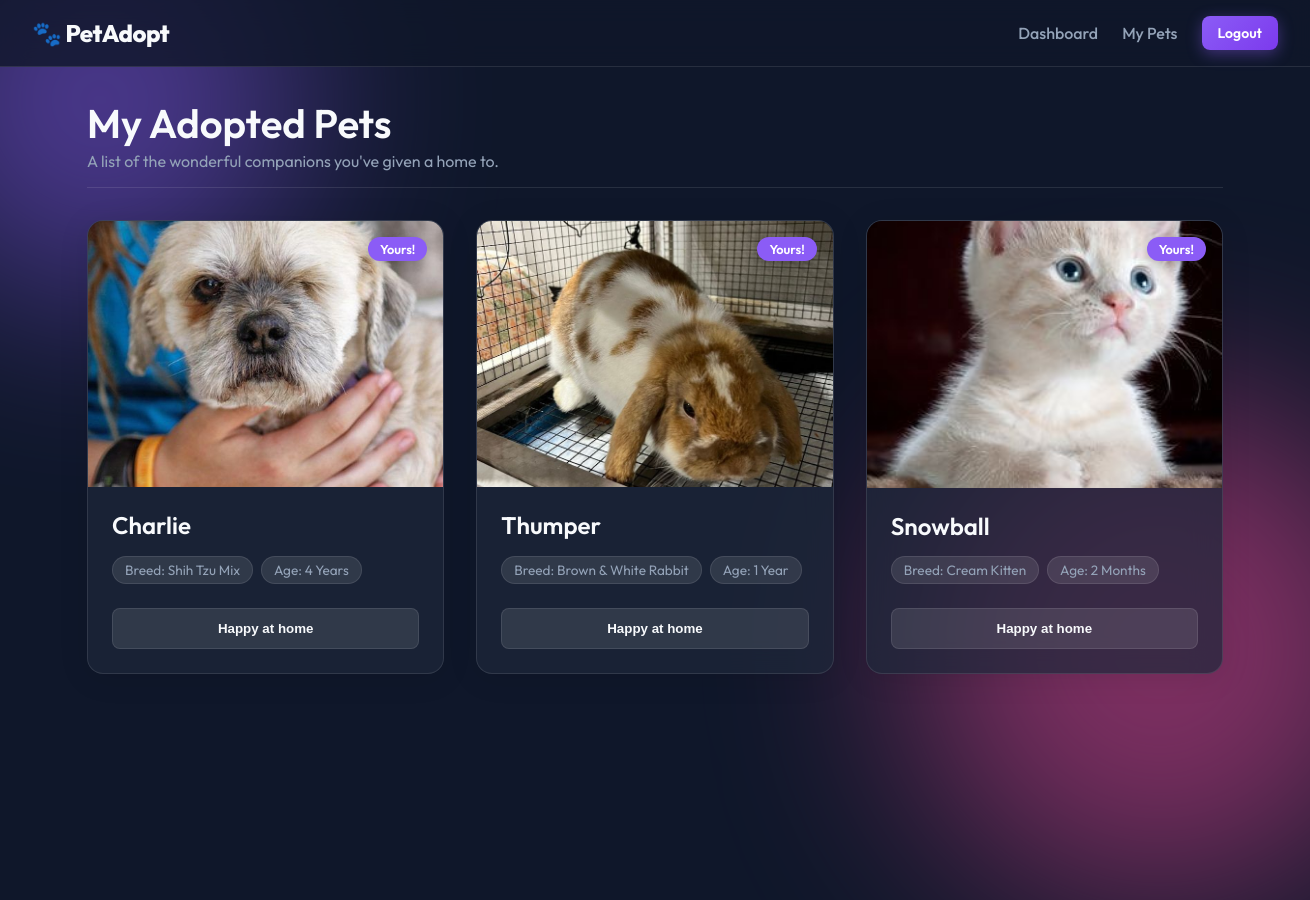
Page /my_pets (signed in) on the committed database.
### models.py (models this page shows)
class Pet(db.Model):
    id = db.Column(db.Integer, primary_key=True)
    name = db.Column(db.String(100), nullable=False)
    breed = db.Column(db.String(100), nullable=False)
    age = db.Column(db.String(50), nullable=False)
    image_url = db.Column(db.String(200), nullable=False)
    is_adopted = db.Column(db.Boolean, default=False, nullable=False)
    owner_id = db.Column(db.Integer, db.ForeignKey('user.id'), nullable=True)

### app.py (the view)
@app.route('/my_pets')
@login_required
def my_pets():
    user_pets = Pet.query.filter_by(owner_id=current_user.id).all()
    return render_template('my_pets.html', pets=user_pets)

### app.py (called while the page is built)
@login_manager.user_loader
def load_user(user_id):
    return User.query.get(int(user_id))

### templates/my_pets.html (shortened to what this page needs)
{% extends 'base.html' %}
{% block content %}
<div class="dashboard-header">
    <div class="dashboard-title">
        <h1>My Adopted Pets</h1>
        <p>A list of the wonderful companions you've given a home to.</p>
    </div>
</div>
{% if pets %}
<div class="pet-grid">
    {% for pet in pets %}
    <div class="pet-card glass-card">
        <div class="pet-image-container">
            <img src="{{ url_for('static', filename=pet.image_url) }}" alt="{{ pet.name }}">
            <div class="adopted-badge" style="background: var(--accent-primary);">Yours!</div>
        </div>
        <div class="pet-info">
            <h3>{{ pet.name }}</h3>
            <div class="pet-details">
                <span class="badge">Breed: {{ pet.breed }}</span>
                <span class="badge">Age: {{ pet.age }}</span>
            </div>
            <button class="btn-secondary btn-full" disabled>Happy at home</button>
        </div>
    </div>
    {% endfor %}
</div>
{% endif %}
{% endblock %}

### static/style.css (style rules this page uses)
:root { --bg-color: #0f172a; --card-bg: rgba(30, 41, 59, 0.7); --card-border: rgba(255, 255, 255, 0.1); --text-primary: #f8fafc; --text-secondary: #94a3b8; --accent-primary: #8b5cf6; --accent-primary-hover: #7c3aed; --accent-secondary: #ec4899; --error: #ef4444; --success: #10b981; --font-family: 'Outfit', sans-serif; --transition: all 0.3s cubic-bezier(0.4, 0, 0.2, 1); }
* { margin: 0; padding: 0; box-sizing: border-box; }
body { font-family: var(--font-family); background-color: var(--bg-color); color: var(--text-primary); min-height: 100vh; position: relative; overflow-x: hidden; }
h1, h2, h3, h4, h5, h6 { font-weight: 600; line-height: 1.2; margin-bottom: 1rem; }
.glass-card { background: var(--card-bg); backdrop-filter: blur(16px); -webkit-backdrop-filter: blur(16px); border: 1px solid var(--card-border); border-radius: 1rem; box-shadow: 0 4px 30px rgba(0, 0, 0, 0.1); }
.btn-primary, .btn-secondary { display: inline-block; padding: 0.75rem 1.5rem; border-radius: 0.5rem; font-weight: 600; text-decoration: none; text-align: center; cursor: pointer; border: none; transition: var(--transition); }
.btn-secondary { background: rgba(255, 255, 255, 0.1); color: var(--text-primary); border: 1px solid var(--card-border); }
.btn-full { width: 100%; }
.dashboard-header { display: flex; justify-content: space-between; align-items: flex-end; margin-bottom: 2rem; border-bottom: 1px solid var(--card-border); padding-bottom: 1rem; }
.dashboard-title h1 { font-size: 2.5rem; margin-bottom: 0.25rem; }
.dashboard-title p { color: var(--text-secondary); }
.pet-grid { display: grid; grid-template-columns: repeat(auto-fill, minmax(280px, 1fr)); gap: 2rem; }
.pet-card { display: flex; flex-direction: column; overflow: hidden; transition: var(--transition); }
.pet-image-container { position: relative; width: 100%; padding-top: 75%; overflow: hidden; }
.pet-image-container img { position: absolute; top: 0; left: 0; width: 100%; height: 100%; object-fit: cover; transition: transform 0.5s ease; }
.adopted-badge { position: absolute; top: 1rem; right: 1rem; background: var(--success); color: white; padding: 0.25rem 0.75rem; border-radius: 1rem; font-size: 0.8rem; font-weight: 600; box-shadow: 0 2px 10px rgba(0,0,0,0.2); }
.pet-info { padding: 1.5rem; flex-grow: 1; display: flex; flex-direction: column; }
.pet-info h3 { font-size: 1.5rem; margin-bottom: 1rem; }
.pet-details { display: flex; flex-wrap: wrap; gap: 0.5rem; margin-bottom: 1.5rem; flex-grow: 1; }
.badge { background: rgba(255, 255, 255, 0.1); padding: 0.25rem 0.75rem; border-radius: 1rem; font-size: 0.85rem; color: var(--text-secondary); border: 1px solid var(--card-border); }

### rows in the picture
Pet: image_url (picture), name "Charlie", breed "Shih Tzu Mix", age "4 Years"
Pet: image_url (picture), name "Thumper", breed "Brown & White Rabbit", age "1 Year"
Pet: image_url (picture), name "Snowball", breed "Cream Kitten", age "2 Months"
